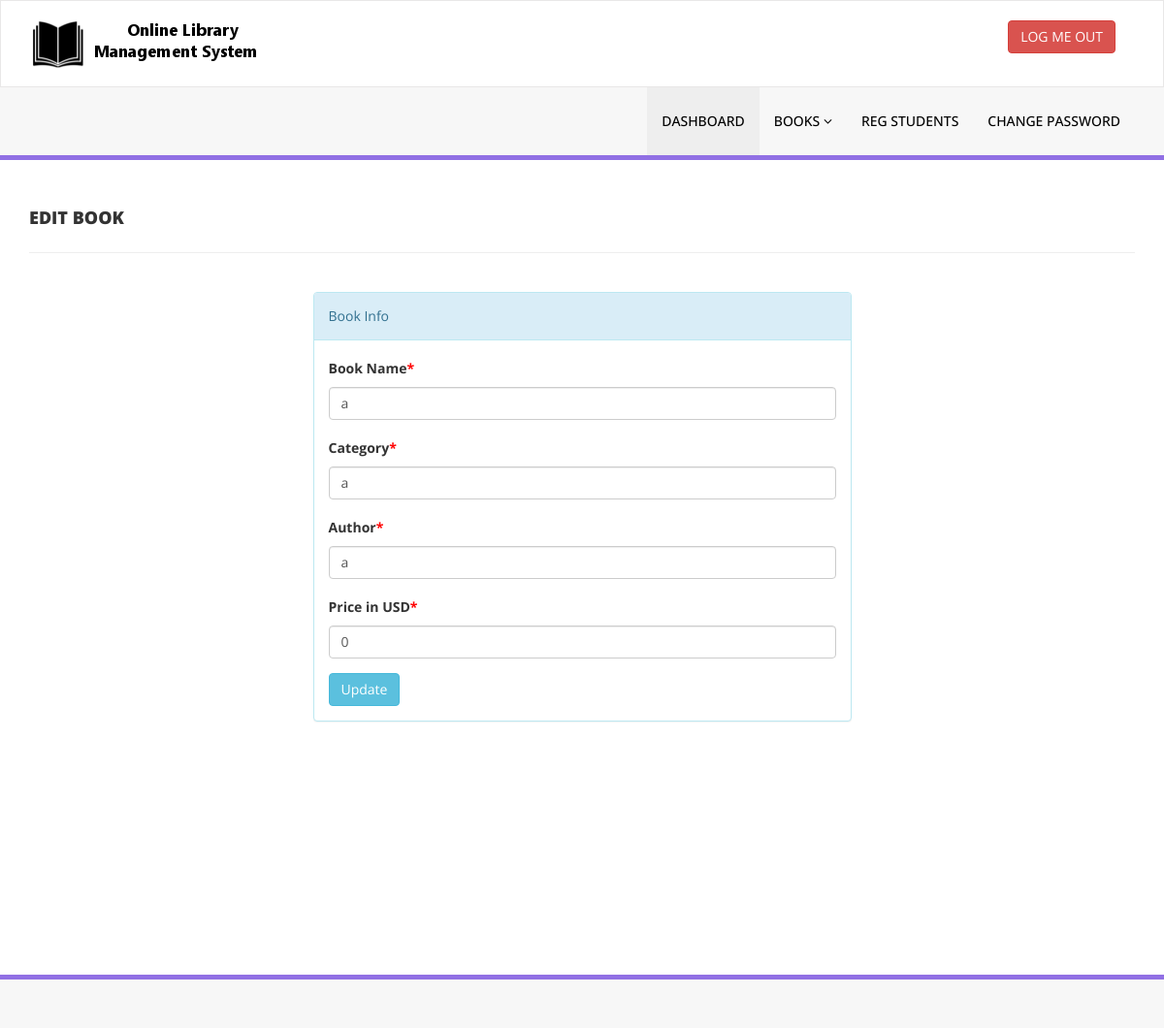
/admin/edit-book.php?bookid=19 (signed in), run on the app's committed database.
### tables this page shows
CREATE TABLE `tblbooks` (
  `id` int(11) NOT NULL,
  `BookName` varchar(255) DEFAULT NULL,
  `Category` varchar(50) NOT NULL,
  `Author` varchar(50) NOT NULL,
  `BookPrice` int(11) DEFAULT NULL,
  `RegDate` timestamp NULL DEFAULT current_timestamp(),
  `UpdationDate` timestamp NULL DEFAULT NULL ON UPDATE current_timestamp()
);

### admin/edit-book.php (the view, shortened to what this page needs)
<?php
include('includes/config.php');
if(strlen($_SESSION['alogin']) == 0) {
    header('location:index.php');
    exit();
} else {
?>
<!DOCTYPE html>
<html xmlns="http://www.w3.org/1999/xhtml">
<head>
    <link href="assets/css/bootstrap.css" rel="stylesheet" />
    <link href="assets/css/font-awesome.css" rel="stylesheet" />
    <link href="assets/css/style.css" rel="stylesheet" />
</head>
<body>
    <?php include('includes/header.php');?>
    <div class="content-wrapper">
        <div class="container">
            <div class="row pad-botm">
                <div class="col-md-12">
                    <h4 class="header-line">Edit Book</h4>
                </div>
            </div>
            <div class="row">
                <div class="col-md-6 col-sm-6 col-xs-12 col-md-offset-3">
                    <div class="panel panel-info">
                        <div class="panel-heading">
                            Book Info
                        </div>
                        <div class="panel-body">
                            <form role="form" method="post">
                                <?php
                                $bookid = intval($_GET['bookid']);
                                $sql = "SELECT BookName, Category, Author, BookPrice FROM tblbooks WHERE id = :bookid";
                                $query = $dbh->prepare($sql);
                                $query->bindParam(':bookid', $bookid, PDO::PARAM_INT);
                                $query->execute();
                                $result = $query->fetch(PDO::FETCH_ASSOC);
                                if($result) { ?>
                                    <div class="form-group">
                                        <label>Book Name<span style="color:red;">*</span></label>
                                        <input class="form-control" type="text" name="bookname" value="<?php echo htmlentities($result['BookName']); ?>" required />
                                    </div>
                                    <div class="form-group">
                                        <label>Category<span style="color:red;">*</span></label>
                                        <input class="form-control" type="text" name="category" value="<?php echo htmlentities($result['Category']); ?>" required="required" />
                                    </div>
                                    <div class="form-group">
                                        <label>Author<span style="color:red;">*</span></label>
                                        <input class="form-control" type="text" name="author" id="authorbook" value="<?php echo htmlentities($result['Author']); ?>" required="required" />
                                    </div>
                                    <div class="form-group">
                                        <label>Price in USD<span style="color:red;">*</span></label>
                                        <input class="form-control" type="text" name="price" onkeypress="return isNumberKey(event)" value="<?php echo htmlentities($result['BookPrice']); ?>" required="required" />
                                    </div>
                                    <button type="submit" name="update" class="btn btn-info">Update</button>
                                <?php } ?>
                            </form>
                        </div>
                    </div>
                </div>
            </div>
        </div>
    </div>
    <?php include('includes/footer.php');?>
</body>
</html>
<?php } ?>

### admin/assets/css/style.css (style rules this page uses)
.content-wrapper { margin-top: 40px; min-height:800px; padding-bottom:90px; }
.header-line { font-weight:900; padding-bottom:25px; border-bottom:1px solid #eeeeee; text-transform:uppercase; }
.pad-botm { padding-bottom:30px; }

### data on the page
tblbooks: bookname "a", category "a", author "a", price "0"
